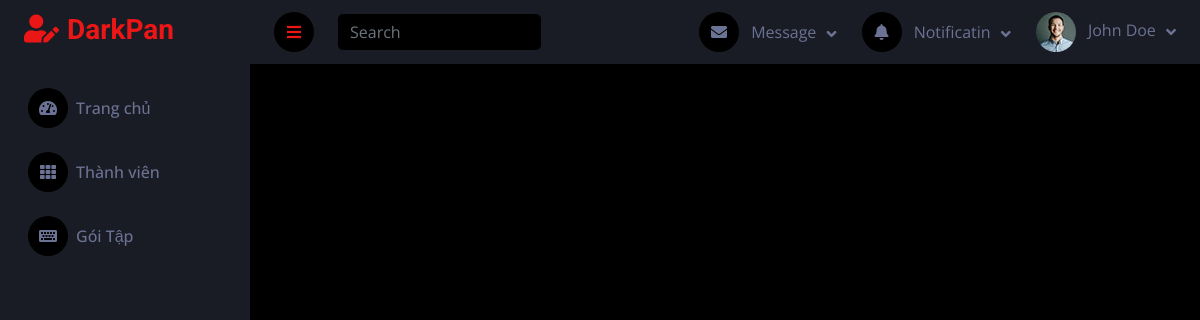
The app's page /views/NV_Quay/thanhVien/ChiTietThanhVien.php?userID=10, older data.
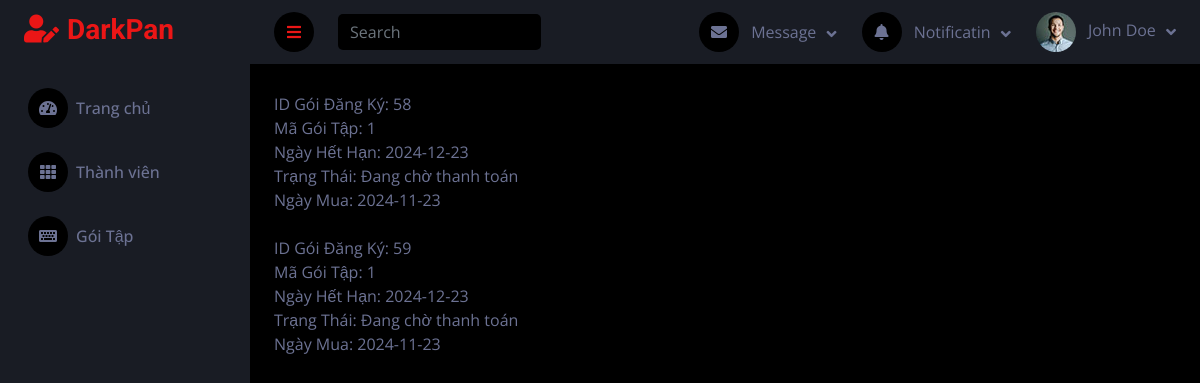
The same page, newer data.
### tables this page shows
CREATE TABLE `goidangky` (
  `idDangKy` int(11) NOT NULL,
  `userID` int(11) NOT NULL,
  `maGoiTap` int(11) NOT NULL,
  `ngayHetHan` date NOT NULL,
  `trangThai` enum('Đang hoạt động','Hết hạn','Đã hủy','Đang chờ thanh toán') NOT NULL DEFAULT 'Đang chờ thanh toán',
  `ngayMua` date NOT NULL
);

### models/ThanhVienModel.php (called while the page is built, shortened)
<?php
require_once "../config/database.php";
class Member {
    private $conn;
    public function __construct() {
        $database = new Database();
        $this->conn = $database->connect();
    }
    public function getGoiDangKyByUserID($userID) {
        $query = "SELECT idDangKy, userID, maGoiTap, ngayHetHan, trangThai, ngayMua
                  FROM goidangky
                  WHERE userID = ?";
        $stmt = $this->conn->prepare($query);
        $stmt->bind_param("i", $userID);
        $stmt->execute();
        $result = $stmt->get_result();
        return $result->fetch_all(MYSQLI_ASSOC);
    }
}
?>

### config/database.php (called while the page is built, shortened)
<?php
class Database {
    private $servername = "localhost:3306";
    private $username = "root";
    private $password = "";
    private $dbname = "gym";
    public function connect() {
        $this->conn = mysqli_connect($this->servername, $this->username, $this->password, $this->dbname);
        return $this->conn;
    }
}
?>

### views/NV_Quay/thanhVien/ChiTietThanhVien.php (the view, shortened to what this page needs)
<!DOCTYPE html>
<html lang="en">
<head>
    <link href="https://cdnjs.cloudflare.com/ajax/libs/font-awesome/5.10.0/css/all.min.css" rel="stylesheet">
    <link href="https://cdn.jsdelivr.net/npm/bootstrap-icons@1.4.1/font/bootstrap-icons.css" rel="stylesheet">
    <link href="asset/lib/owlcarousel/assets/owl.carousel.min.css" rel="stylesheet">
    <link href="asset/lib/tempusdominus/css/tempusdominus-bootstrap-4.min.css" rel="stylesheet" />
    <link href="asset/css/bootstrap.min.css" rel="stylesheet">
    <link href="asset/css/style.css" rel="stylesheet">
</head>
<body>
    <?php require_once('../views/NV_Quay/layout/header.php'); ?>
    <?php require_once('../views/NV_Quay/layout/sidebar.php'); ?>
    <div class="container-fluid pt-4 px-4 my-1">
    <?php
        require_once '../models/ThanhVienModel.php';
        $thanhVienModel = new Member();
        $userID = isset($_GET['userID']) ? $_GET['userID'] : null;
        if ($userID) {
            $goiDangKyList = $thanhVienModel->getGoiDangKyByUserID($userID);
            foreach ($goiDangKyList as $item) {
                echo "ID Gói Đăng Ký: " . $item['idDangKy'] . "<br>";
                echo "Mã Gói Tập: " . $item['maGoiTap'] . "<br>";
                echo "Ngày Hết Hạn: " . $item['ngayHetHan'] . "<br>";
                echo "Trạng Thái: " . $item['trangThai'] . "<br>";
                echo "Ngày Mua: " . $item['ngayMua'] . "<br><br>";
            }
        }else {
            echo "<p>Không có thông tin gói đăng ký cho thành viên này.</p>";
        }
    ?>
    </div>
</body>
</html>

Row changes from the older to the newer data that the page shows:
added goidangky: idDangKy "58", maGoiTap "1", ngayHetHan "2024-12-23", trangThai "Đang chờ thanh toán", ngayMua "2024-11-23"
added goidangky: idDangKy "59", maGoiTap "1", ngayHetHan "2024-12-23", trangThai "Đang chờ thanh toán", ngayMua "2024-11-23"
